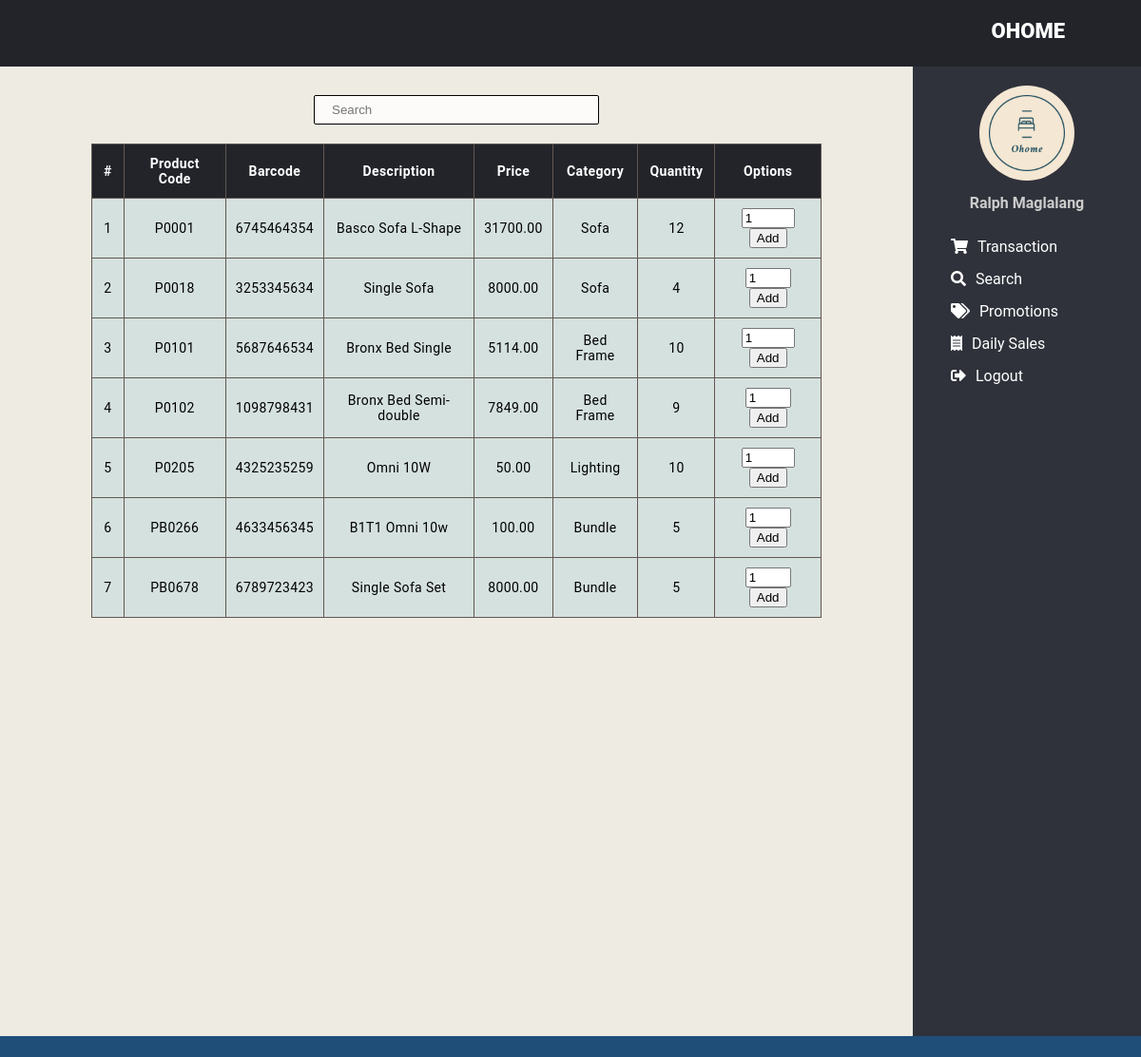
Page /POSINVENTORY/cashier/cashiersearch.php (signed in) on the committed database.
### tables this page shows
CREATE TABLE `tblproducts` (
  `productcode` varchar(10) NOT NULL,
  `barcode` varchar(20) NOT NULL,
  `description` varchar(50) DEFAULT NULL,
  `details` varchar(100) DEFAULT NULL,
  `price` decimal(10,2) NOT NULL,
  `category` varchar(50) NOT NULL,
  `quantity` int(10) NOT NULL DEFAULT 0
);

### POSINVENTORY/cashier/cashiersearch.php (the view, shortened to what this page needs)
<?php
    require '../include/dbcon.php';
    if(isset($_SESSION["ID"]))
    {
        if(isset($_GET["Search"])) {
            $Display = "SELECT * FROM tblproducts WHERE (productcode LIKE '%".$_GET["Search"]."%' OR barcode LIKE '%".$_GET["Search"]."%' OR description LIKE '%".$_GET["Search"]."%' OR category LIKE '%".$_GET["Search"]."%') AND quantity != 0";
            $_SESSION["Search"] = $_GET["Search"];}
        elseif(isset($_SESSION["Search"])) {
            $Display = "SELECT * FROM tblproducts WHERE (productcode LIKE '%".$_SESSION["Search"]."%' OR barcode LIKE '%".$_SESSION["Search"]."%' OR description LIKE '%".$_SESSION["Search"]."%' OR category LIKE '%".$_SESSION["Search"]."%') AND quantity != 0";}
        else {
            $Display = "SELECT * FROM tblproducts WHERE quantity != 0";}
        $Applied = "SELECT tblpromos.*,tblproducts.description as pdescription,tblproducts.price,tblproducts.quantity FROM tblpromos INNER JOIN tblproducts
        WHERE tblpromos.product = tblproducts.productcode AND tblproducts.quantity !=0
            AND (tblpromos.periodstart<=NOW() AND (tblpromos.periodend>=NOW() OR tblpromos.periodend=0))
            AND (tblpromos.uselimit=0 OR (tblpromos.uselimit-tblpromos.used)>0)";
        $pdoApplied = $pdoConnect->prepare($Applied);
        $pdoApplied->execute();
        $discounts = $pdoApplied->fetchall();
    }
    else
    {
        header("location:../index.php");
    }
 ?>
<!DOCTYPE html>
<html>
    <head>
        <link rel="stylesheet" type="text/css" href="https://cdnjs.cloudflare.com/ajax/libs/font-awesome/5.13.0/css/all.min.css">
        <link rel="stylesheet" href="../styles.css">
    </head>
    <body>
	<header>
		<div class="right_area">
			<h3>Ohome</h3>
		</div>
	</header>
        <div class="main">
            <div class="activity">
                <div class="tabs">
                    <form method="get">
                        <input type="search" name="Search" placeholder="Search" value="<?php echo isset($_SESSION['Search']) ? $_SESSION['Search'] : ''; ?>">
                    </form>
                </div>
                <table class="table">
                <tr>
                    <th>#</th><th>Product Code</th><th>Barcode</th><th>Description</th><th>Price</th><th>Category</th><th>Quantity</th><th>Options</th>
                </tr>
                <?php
                    $pdoDisplay = $pdoConnect->prepare($Display);
                    $pdoDisplay->execute();
                    $num=0;
                    foreach ($pdoDisplay as $product)
                    {
                        $badge="";
                        $max=0;
                        $item_array_id = array_column($discounts, "product");
                        if(in_array($product['productcode'], $item_array_id))  {
                            $badge="Promo ";
                            foreach($discounts as $keys => $discounted)  {
                                if($discounted["product"] == $product['productcode'])  {
                                    $max = $discounted['uselimit']==0 ? $product["quantity"] : ($discounted['uselimit']-$discounted['used']<$product["quantity"] ? $discounted['uselimit']-$discounted['used'] : $product["quantity"]); }}}
                        else {$max = $product['quantity'];}
                        $num++;
                        echo   '<tr>
                                <td>'.$num.'</td>
                                <td>'.$badge.''.$product['productcode'].'</td>
                                <td>'.$product['barcode'].'</td>
                                <td>'.$product['description'].'</td>
                                <td>'.$product['price'].'</td>
                                <td>'.$product['category'].'</td>
                                <td>'.$product['quantity'].'</td>
                                <td>
                                    <form method="post">
                                    <input type="hidden" name="productcode" value="'.$product["productcode"].'">
                                    <input type="hidden" name="description" value="'.$product["description"].'">
                                    <input type="hidden" name="price" value="'.$product["price"].'">
                                    <input type="hidden" name="stock" value="'.$product["quantity"].'">
                                    <input type="number" name="quantity" min=1 max='.$max.' value=1 placeholder="Quantity">
                                    <button name="Add">Add</button>
                                    </form>
                                </td>
                                </tr>';
                    }
                ?>
                </table>
            </div>
            <div class="navigation">
                <?php
                    include '../include/cashiernav.php';
                ?>
            </div>
        <div class="footer">
        </div>
    </body>
</html>

### POSINVENTORY/styles.css (style rules this page uses)
body { margin: 0; padding: 0; font-family: "Roboto", sans-serif; background-color: #edebe2; }
header { position: fixed; background: #22242A; padding: 20px; width: 100%; height: 30px; }
.right_area h3 { color: #fff; margin: 0; text-transform: uppercase; font-size: 22px; font-weight: 850; float: right; margin-right: 100px; }
.navigation { background: #2f323A; margin-top: 70px; padding-top: 20px; position: fixed; right: 0; width: 20%; height: 100%; transition: 0.5s; transition-property: right; }
.activity { position: fixed; margin-top: 70px; padding-bottom: 100px; width: 80%; height: 68%; float: left; overflow-y: scroll; text-align: center; }
.tabs { padding: 20px; }
.tabs input { width: 300px; margin-top: 10px; padding: 7px 18px; border: 0.3px solid #000000; border-radius: 2px; background-color: rgba(255, 255, 255, 0.801); }
.footer { width: 100%; height: 2vh; position: fixed; bottom: 0vh; background-color: #1F4E79; }
.table { width: 80%; border-collapse: collapse; margin: auto; margin-bottom: 200px; }
.table th { background-color: #22242A; color: #fff; font-weight: 600; padding: 12px; border: 1.5px solid #625750; }
.table tr, .table td { font-size: 14px; letter-spacing: 0.35px; background-color: #d5e1df; padding: 10px; border: 1px solid #625750; }

### rows in the picture
tblproducts: productcode "P0001", barcode "6745464354", description "Basco Sofa L-Shape", price "31700.00", category "Sofa", quantity "12"
tblproducts: productcode "P0018", barcode "3253345634", description "Single Sofa", price "8000.00", category "Sofa", quantity "4"
tblproducts: productcode "P0101", barcode "5687646534", description "Bronx Bed Single", price "5114.00", category "Bed Frame", quantity "10"
tblproducts: productcode "P0102", barcode "1098798431", description "Bronx Bed Semi-double", price "7849.00", category "Bed Frame", quantity "9"
tblproducts: productcode "P0205", barcode "4325235259", description "Omni 10W", price "50.00", category "Lighting", quantity "10"
tblproducts: productcode "PB0266", barcode "4633456345", description "B1T1 Omni 10w", price "100.00", category "Bundle", quantity "5"
tblproducts: productcode "PB0678", barcode "6789723423", description "Single Sofa Set", price "8000.00", category "Bundle", quantity "5"

### other values in the picture
$_SESSION["Name"] "Ralph Maglalang"
